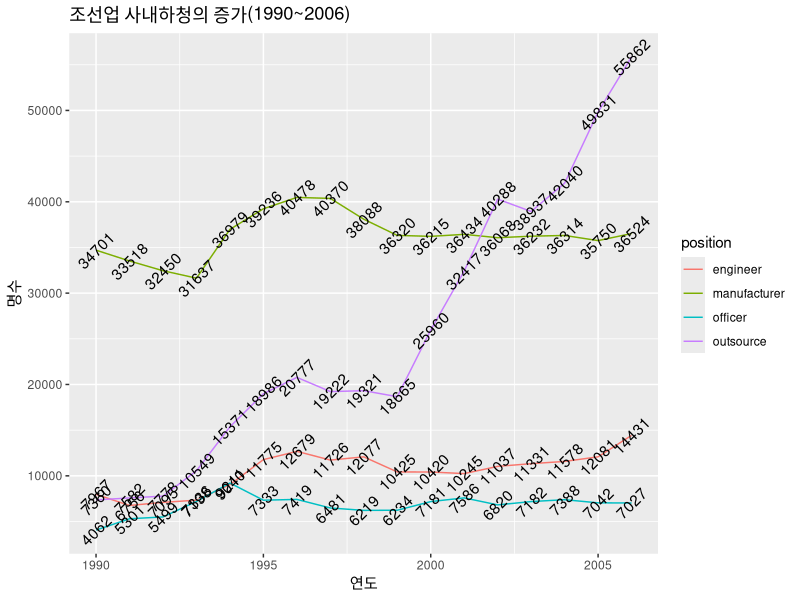

This figure's R source: (Note: this script raises an error after producing the figure.)
library(tidyverse)
library(ggthemes)

outsource_rate <- tribble(~year, ~engineer, ~manufacturer, ~officer, ~outsource,
1990, 7967, 34701, 4062, 7360,
1991, 6756, 33518, 5301, 7582,
1992, 7095, 32450, 5499, 7778,
1993, 7336, 31637, 7198, 10549,
1994, 9040, 36979, 9211, 15371,
1995, 11775, 39236, 7333, 18986,
1996, 12679, 40478, 7419, 20777,
1997, 11726, 40370, 6481, 19222,
1998, 12077, 38088, 6219, 19321,
1999, 10425, 36320, 6234, 18665,
2000, 10420, 36215, 7181, 25960,
2001, 10245, 36434, 7586, 32417,
2002, 11037, 36068, 6820, 40288,
2003, 11331, 36232, 7182, 38937,
2004, 11578, 36314, 7388, 42040,
2005, 12081, 35750, 7042, 49831,
2006, 14431, 36524, 7027, 55862)

outsource_rate %>% 
  gather(position, population, engineer:outsource) %>% 
  ggplot() +
  geom_line(aes(year, population, color = position)) +
  geom_text(aes(x=year, y=population, label = population), angle=45) +
  labs(title = "조선업 사내하청의 증가(1990~2006)", y = "명수", x = "연도")

write_csv(outsource_rate, "datasets/비율.csv")

outsource_rate %>% 
  mutate(rate = outsource / manufacturer) %>% 
  ggplot() + geom_point(aes(year, rate), color = "red", size = 1) +
  geom_line(aes(year, rate), color = "red") +
  geom_text(aes(x=year, y=rate, label=round(rate * 100, 1)), angle = 45) +
  geom_hline(yintercept = 1) +
  scale_y_continuous(limits = c(0, 2)) +
  labs(title = "조선업 사내하청의 증가", subtitle = "하청의 비율(원청 대비)")

ggsave("rate.png")

# 2002 to 2016

y2002_2016 <- tribble(~연도, ~부문별, ~사무직, ~기술직, ~직영_생산직, ~협력사_생산직, ~합계,
2002, "조선", 4634, 6600, 26771, 26890, 64895,  
2002, "비조선", 2186, 4437, 9297, 13398, 29318,
2003, "조선", 5086, 6921, 26866, 27963, 66836, 
2003, "비조선", 2096, 4410, 9366, 10974, 26846,
2004, "조선", 4619, 7250, 27799, 32113, 71781, 
2004, "비조선", 2769, 4328, 8515, 9927, 25539,
2005, "조선", 4745, 7993, 28868, 38967, 80573, 
2005, "비조선", 2297, 4088, 6882, 10864, 24131,
2006, "조선", 4920, 9759, 29843, 48863, 93385, 
2006, "비조선", 2107, 4672, 6681, 6999, 20459,
2007, "조선", 6015, 11806, 29938, 64686, 112445,
2007, "해양", 1026, 2197, 3171, 12442, 18836, 
2007, "기타", 1485, 3314, 4490, 3011, 12300,
2008, "조선", 5714, 13554, 30492, 68320, 118080,
2008, "해양", 1247, 2389, 3290, 11763, 18689, 
2008, "기타", 2427, 3445, 4794, 3896, 14562,
2009, "조선", 4721, 16360, 30897, 74998, 126976,
2009, "해양", 654, 3361, 3103, 15574, 22692, 
2009, "기타", 1359, 3532, 4435, 3753, 13079,
2010, "조선", 5267, 15656, 28481, 68342, 117746,
2010, "해양", 483, 3411, 3210, 14487, 21591, 
2010, "기타", 1698, 3869, 4884, 3981, 14432,
2011, "조선", 5135, 15870, 27997, 70555, 119557,
2011, "해양", 489, 3268, 3308, 15012, 22077, 
2011, "기타", 1968, 3668, 5139, 4441, 15216,
2012, "조선", 5202, 16188, 27109, 74625, 123124,
2012, "해양", 725, 3191, 3639, 23313, 30868, 
2012, "기타", 1919, 3402, 6210, 4370, 15901,
2013, "조선", 5738, 17015, 27822, 73483, 124058,
2013, "해양", 1055, 3471, 3888, 35576, 43990, 
2013, "기타", 2181, 2609, 5076, 5108, 14974,
2014, "조선", 6213, 15592, 26159, 84421, 132385,
2014, "해양", 1871, 4273, 4043, 43967, 54154, 
2014, "기타", 2464, 2780, 6397, 6455, 18096,
2015, "조선", 4447, 15263, 24732, 76869, 121311,
2015, "해양", 1803, 4305, 5550, 55116, 66774, 
2015, "기타", 2463, 3638, 5527, 3800, 15428,
2016, "조선", 7288, 5556, 23032, 62829, 98705,
2016, "해양", 2438, 2622, 4020, 40578, 49658, 
2016, "기타", 4894, 2433, 6036, 4551, 1791)

y2002_2016 %>% 
  select(-합계) %>% 
  group_by(연도) %>% 
  summarise(사무직=sum(사무직), 기술직=sum(기술직), 직영_생산직=sum(직영_생산직), 협력사_생산직=sum(협력사_생산직)) %>% 
  mutate(rate = 협력사_생산직 / 직영_생산직) %>% 
  ggplot(aes(연도, rate)) +
  geom_point(color = "red") + geom_line(color = "red") +
  geom_hline(yintercept = 1) +
  geom_text(aes(label = round(rate * 100, 1)), vjust = 0.3) +
  scale_y_continuous(limits = c(0, 5)) +
  labs(title = "조선업 사내하청의 증가", subtitle = "하청의 비율(원청 대비)")

y2002_2016 %>% 
  select(-합계) %>% 
  group_by(연도) %>% 
  summarise(사무직=sum(사무직), 기술직=sum(기술직), 직영_생산직=sum(직영_생산직), 협력사_생산직=sum(협력사_생산직)) %>% 
  gather(분류별, population, 사무직:협력사_생산직) %>% 
  ggplot(aes(연도, population)) +
  geom_line(aes(color = 분류별)) + geom_text(aes(label=population)) +
  labs(title = "조선업 사내하청의 증가(2002~2016)", y = "명수", x = "연도") +
  scale_x_continuous(breaks = c(seq(2002, 2016, 2))) +
  scale_y_continuous(breaks = c(seq(5000, 150000, 5000)), labels = scales::comma)
